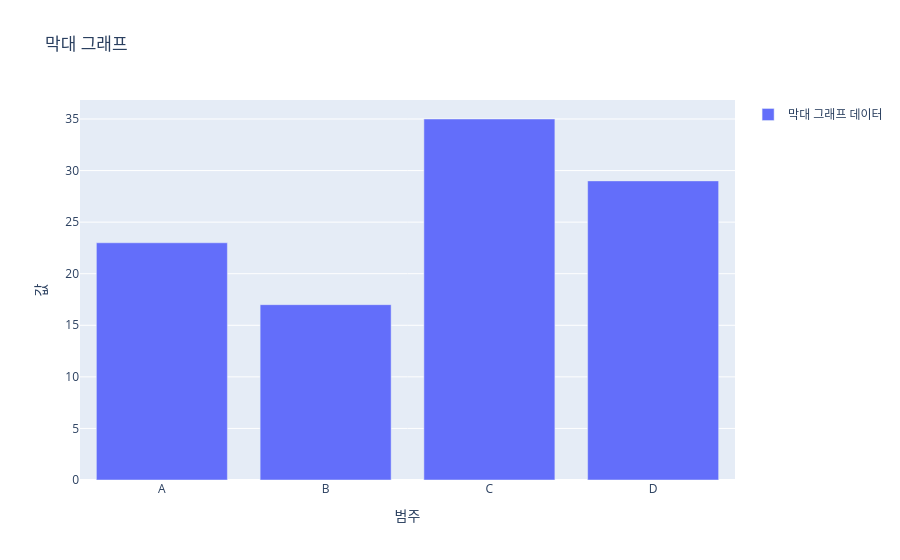

The notebook cell this image was saved under:
### Code cell
import plotly.graph_objects as go

categories = ["A", "B", "C", "D"]
values = [23, 17, 35, 29]

fig = go.Figure()

fig.add_trace(
    go.Bar(
        x=categories,
        y=values,
        name="막대 그래프 데이터",
        showlegend=True
    )
)

fig.update_layout(
    title="막대 그래프",
    xaxis_title="범주",
    yaxis_title="값"
)

fig.show()

### Figure 1 — Plotly figure (JSON) as saved in the notebook; plotly's stock layout.template omitted (floating-point values rounded to 4 significant figures)
{"data": [{"name": "막대 그래프 데이터", "showlegend": true, "type": "bar", "x": ["A", "B", "C", "D"], "y": [23, 17, 35, 29]}], "layout": {"title": {"text": "막대 그래프"}, "xaxis": {"title": {"text": "범주"}}, "yaxis": {"title": {"text": "값"}}}}
